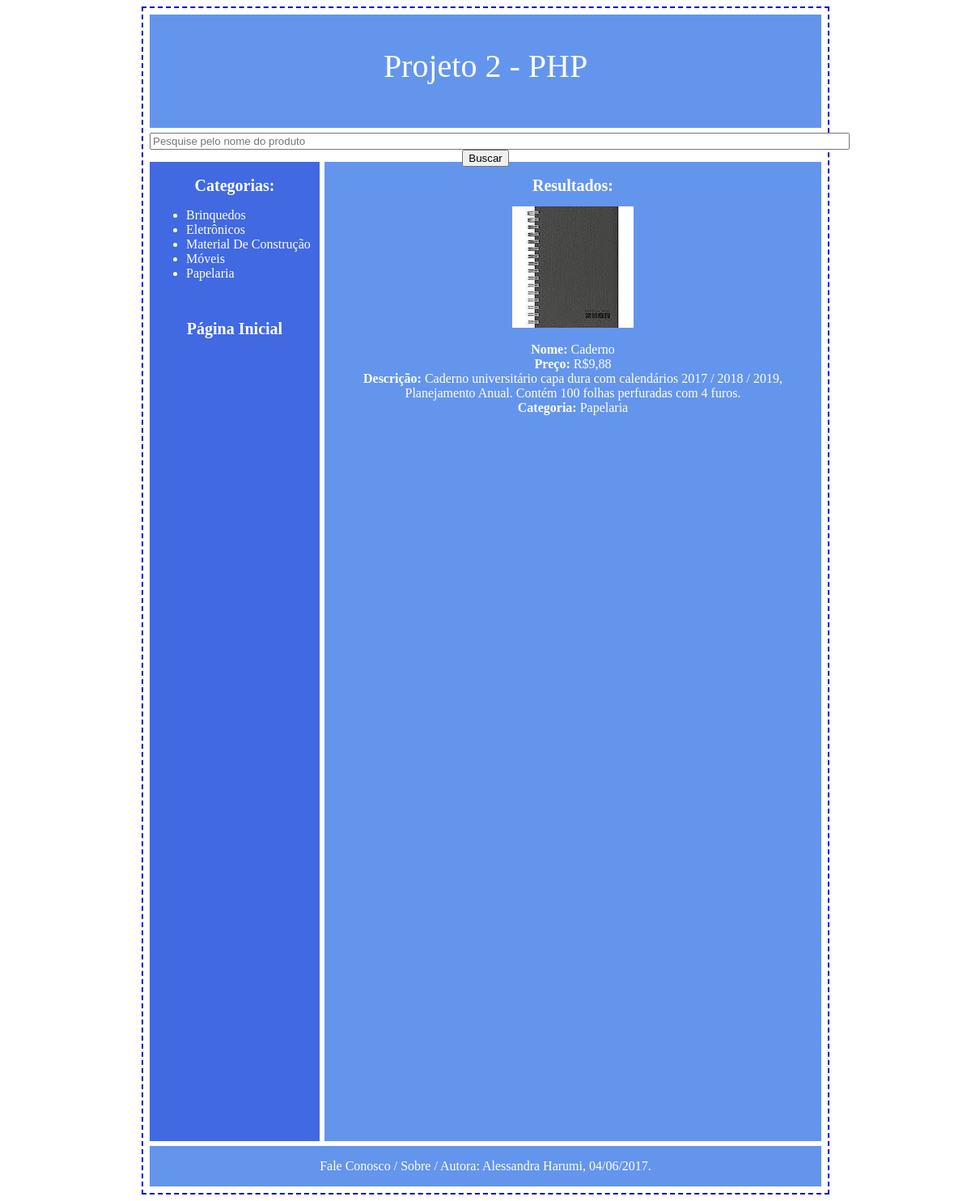
/busca.php?consulta=Caderno, run on the app's committed database.
### tables this page shows
CREATE TABLE `categorias` (
  `categorias` varchar(100) NOT NULL
);

CREATE TABLE `produtos` (
  `nome_imagem` varchar(100) NOT NULL,
  `nome` varchar(100) NOT NULL,
  `preco` varchar(100) NOT NULL,
  `descricao` varchar(300) NOT NULL,
  `categoria` varchar(100) NOT NULL
);

### busca.php (the view, shortened to what this page needs)
<?php
	include_once("settings/setting.php");
?>
<html>
<head>
	<link rel="stylesheet" type:"text/css" href="css/css2.css"/>
</head>
<body>
	<div id="Tudo">
		<div id="Topo">Projeto 2 - PHP</div>
		<div id="Busca"><center>
			<form method="GET" action="busca.php">
				<input type="text" id="consulta" name="consulta" maxlength="255" size=105  placeholder="Pesquise pelo nome do produto"/ />
				<input type="submit" value="Buscar" />
			</form></center>
		</div>
		<div id="Esquerda">
			<h1>Categorias:</h1>
			<ul>
				<?php
				$sql = mysqli_query($conecta,"SELECT * FROM categorias ORDER BY categorias ");
				while ($categorias = mysqli_fetch_object($sql)) {
					echo "<li><a href='categorias.php?nome=". $categorias->categorias ."'>". $categorias->categorias ."</a></li>";}?>
			</ul>
			<br/><h1><a href="index.php">Página inicial</a></h1>
		</div>
		<div id="Meio"><center>
			<h1>Resultados:</h1>
			<?php
			$busca = mysqli_real_escape_string($conecta,$_GET['consulta']);
			$sql = mysqli_query($conecta,"SELECT * FROM produtos WHERE nome LIKE '" . $busca."' ORDER BY nome");
			while ($produtos = mysqli_fetch_object($sql)) {
			echo "<img src='fotos/".$produtos->nome_imagem."' alt='Foto de exibição' /><br /><br />";
			echo "<b>Nome:</b> " . $produtos->nome . "<br />";
			echo "<b>Preço:</b> " . $produtos->preco ."<br />";
			echo "<b>Descrição:</b> " . $produtos->descricao . "<br />";
			echo "<b>Categoria:</b> " . $produtos->categoria . "<br /><br/>";}?>
		</div>
		<div id="Fim">
			<p>
			<a href="Fale.php">Fale Conosco</a> /
			<a href="sobre.php">Sobre</a> /
			Autora: Alessandra Harumi,
			04/06/2017.
			</p>
		</div>
	</div>
</body>
</html>

### css/css2.css (style rules this page uses)
#Tudo { width: 836px; margin: 0 auto; border-width: 3px; padding:5px; border-width: 2px; border-style: dashed; border-color: #0000CC; }
#Topo { height:100px; width: 830px; background-color:#6495ED; color:white; font-size: 30pt; text-align: center; font-family: lucida handwriting; padding-top:40px; border-width: 3px; border-style: solid; border-color: white; }
#Busca { height:30px; width: 830px; background-color:white; color:black; font-size: 12pt; text-align: center; font-family: Calibri; border-width: 3px; border-style: solid; border-color: white; }
#Esquerda { height:1200px; width: 200px; padding:5px; background-color:#4169E1; color:white; font-size: 12pt; float:left; font-family: Calibri; border-width: 3px; border-style: solid; border-color: white; }
#Meio { height:1200px; width: 604px; padding:5px; background-color:#6495ED; color:white; font-size: 12pt; float:left; font-family: Calibri; border-width: 3px; border-style: solid; border-color: white; overflow: auto; }
#Fim { height:50px; width: 830px; background-color:#6495ED; color:white; font-size: 12pt; text-align: center; clear: both; font-family: Calibri; border-width: 3px; border-style: solid; border-color: white; }
p { font-size:12pt;color:white; }
h1 { font-size:15pt;color:white;font-weight: bold;text-align:center; }
a:link, a:visited { color: white; text-decoration:none; text-transform: capitalize; }

### data on the page
categorias: categorias "Brinquedos"
categorias: categorias "Eletrônicos"
categorias: categorias "Material De Construção"
categorias: categorias "Móveis"
categorias: categorias "Papelaria"
produtos: nome_imagem (picture), nome "Caderno", preco "R$9,88", descricao "Caderno universitário capa dura com calendários 2017 / 2018 / 2019, Planejamento Anual. Contém 100 folhas perfuradas com 4 furos.", categoria "Papelaria"
